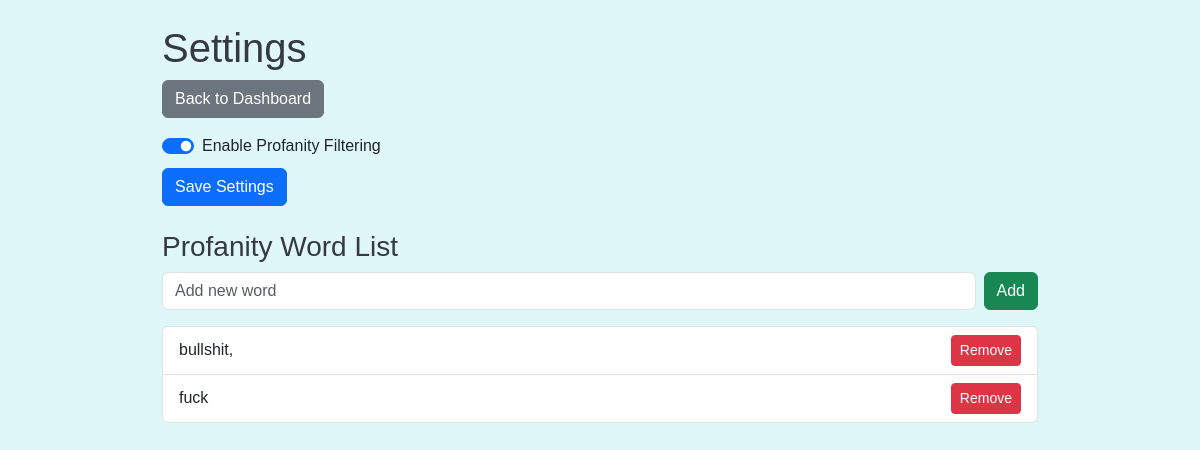
Screenshot of /admin/settings (signed in) with the database file from the repository.
### app.py (models this page shows)
class Settings(db.Model):
    id = db.Column(db.Integer, primary_key=True)
    profanity_filter_enabled = db.Column(db.Boolean, default=True)

class ProfanityWord(db.Model):
    id = db.Column(db.Integer, primary_key=True)
    word = db.Column(db.String(100), unique=True, nullable=False)

### app.py (the view)
@app.route('/admin/settings', methods=['GET', 'POST'])
@login_required
def admin_settings():
    settings = Settings.query.first()
    if not settings:
        settings = Settings(profanity_filter_enabled=True)
        db.session.add(settings)
        db.session.commit()
    if request.method == 'POST':
        profanity_filter_enabled = request.form.get('profanity_filter_enabled') == 'on'
        settings.profanity_filter_enabled = profanity_filter_enabled
        db.session.commit()
        flash('Settings updated!', 'success')
        return redirect(url_for('admin_settings'))
    profanity_words = ProfanityWord.query.order_by(ProfanityWord.word.asc()).all()
    return render_template('admin_settings.html', settings=settings, profanity_words=profanity_words)

### app.py (called while the page is built)
def login_required(f):
    @wraps(f)
    def decorated_function(*args, **kwargs):
        if 'admin_id' not in session:
            flash('Please log in to access this page.', 'warning')
            return redirect(url_for('admin_login'))
        return f(*args, **kwargs)
    return decorated_function

### templates/admin_settings.html (shortened to what this page needs)
<!DOCTYPE html>
<html lang="en">
<head>
    <link href="https://cdn.jsdelivr.net/npm/bootstrap@5.3.0/dist/css/bootstrap.min.css" rel="stylesheet" />
    <link rel="stylesheet" href="{{ url_for('static', filename='style.css') }}" />
</head>
<body class="admin-page">
    <div class="container mt-4">
        <h1>Settings</h1>
        <a href="{{ url_for('admin_dashboard') }}" class="btn btn-secondary mb-3">Back to Dashboard</a>
        <form action="{{ url_for('admin_settings') }}" method="POST" class="mb-4">
            <div class="form-check form-switch">
                <input class="form-check-input" type="checkbox" id="profanity_filter_enabled" name="profanity_filter_enabled" {% if settings.profanity_filter_enabled %}checked{% endif %} />
                <label class="form-check-label" for="profanity_filter_enabled">Enable Profanity Filtering</label>
            </div>
            <button type="submit" class="btn btn-primary mt-2">Save Settings</button>
        </form>
        <h3>Profanity Word List</h3>
        <form action="{{ url_for('add_profanity_word') }}" method="POST" class="mb-3 d-flex">
            <input type="text" name="word" class="form-control me-2" placeholder="Add new word" required />
            <button type="submit" class="btn btn-success">Add</button>
        </form>
        <ul class="list-group">
            {% for word in profanity_words %}
            <li class="list-group-item d-flex justify-content-between align-items-center">
                {{ word.word }}
                <form action="{{ url_for('remove_profanity_word', word_id=word.id) }}" method="POST" style="margin:0;">
                    <button type="submit" class="btn btn-sm btn-danger" onclick="return confirm('Remove this word from the profanity list?');">Remove</button>
                </form>
            </li>
            {% else %}
            <li class="list-group-item">No words in the profanity list.</li>
            {% endfor %}
        </ul>
    </div>
</body>
</html>

### style.css (style rules this page uses)
body { background-color: #f8f9fa; font-family: Arial, sans-serif; }
body.admin-page { background-color: #e0f7fa; }
h1, h2, h3 { color: #343a40; }
.container { max-width: 900px; }

### rows the page displays
Settings: profanity_filter_enabled "☑"
ProfanityWord: word "bullshit,"
ProfanityWord: word "fuck"
